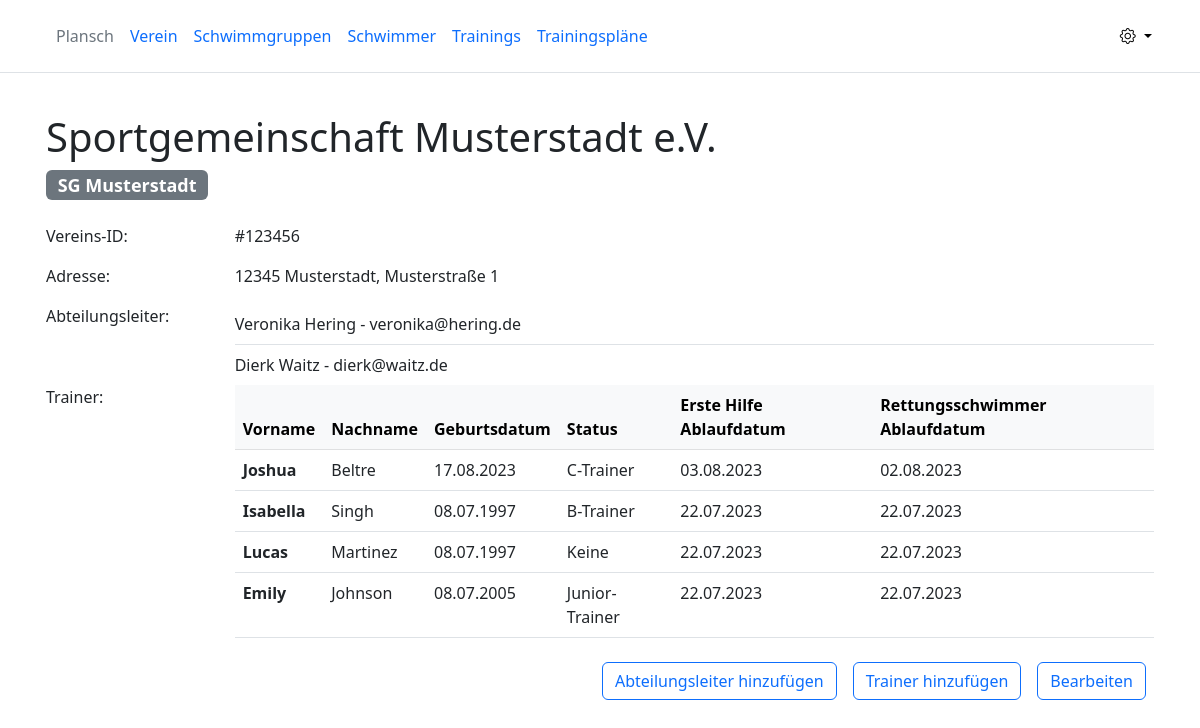
The page /club/ (signed in) on the database its author committed.
### club/models.py (models this page shows, shortened)
class Club(models.Model):
    id = models.CharField(max_length=200, unique=True, primary_key=True, verbose_name='ID')
    name = models.CharField(max_length=200, verbose_name='Name')
    short_name = models.CharField(max_length=100, verbose_name='Kurzer Name')
    department = models.CharField(max_length=200, verbose_name='Abteilung')
    address = models.OneToOneField(Address, on_delete=models.PROTECT, verbose_name='Adresse')

class Address(models.Model):
    postcode = models.CharField(max_length=10, verbose_name='Postleitzahl')
    city_name = models.CharField(max_length=200, verbose_name='Stadt')
    street_name = models.CharField(max_length=200, verbose_name='Straße')
    house_number = models.CharField(max_length=10, verbose_name='Hausnummer')
    def __str__(self):
        return f'{self.postcode} {self.city_name}, \n {self.street_name} {self.house_number}'

class DepartmentManager(models.Model):
    user = models.OneToOneField(User, on_delete=models.SET_NULL, null=True, verbose_name='User')
    email = models.EmailField(verbose_name='Email')
    def __str__(self):
        return f'{self.user.first_name} {self.user.last_name} - {self.email}'

class Trainer(models.Model):
    CHOICES = (
        ('Keine', 'Keine'),
        ('Junior-Trainer', 'Junior-Trainer'),
        ('Trainerassistent', 'Trainerassistent'),
        ('C-Trainer', 'C-Trainer'),
        ('B-Trainer', 'B-Trainer'),
    )
    user = models.OneToOneField(User, on_delete=models.SET_NULL, verbose_name='User', null=True)
    birth_date = models.DateField(blank=True, null=True, verbose_name='Geburtstag')
    education = models.CharField(max_length=200, choices=CHOICES, verbose_name='Status')
    expiry_date_first_aid = models.DateField(verbose_name='Ablaufdatum Erste Hilfe')
    expiry_date_lifeguard = models.DateField(verbose_name='Ablaufdatum Rettungsschwimmer')

### club/views.py (the view)
# urls.py: path('club/', ClubDetail.as_view(), name='club-detail'),
class ClubDetail(PermissionRequiredMixin, DetailView):
    permission_required = "club.view_club"
    model = Club
    def get_object(self, queryset=None):
        object = Club.objects.all().first()
        return object
    def get_context_data(self, **kwargs):
        context = super().get_context_data(**kwargs)
        context['trainer_data'] = Trainer.objects.all()
        context['departmentManager_data'] = DepartmentManager.objects.all()
        return context

### club/templates/club/club_detail.html
{% extends "club/base.html" %}
{% block content %}
    <h1>{{ object.name }}</h1>
    <h4><span class="badge text-bg-secondary">{{ object.short_name }}</span></h4>
    <div class="container px-0 pt-3">
        <div class="row">
            <div class="col-2">
                <p> Vereins-ID: </p>
            </div>
            <div class="col-10">
                <p> {{ object.id }} </p>
            </div>
        </div>
        <div class="row">
            <div class="col-2">
                <p> Adresse: </p>
            </div>
            <div class="col-10">
                <p> {{ object.address }}</p>
            </div>
        </div>
        <div class="row">
            <div class="col-2">
                <p> Abteilungsleiter: </p>
            </div>
            <div class="col-10">
                <ul class="list-group list-group-flush">
                    {% for departmentManager in departmentManager_data %}
                        <a href='{% url 'departmentmanger-update' departmentManager.user.username %}'
                           class="list-group-item list-group-item-action ps-0">{{ departmentManager }}</a>
                    {% endfor %}
                </ul>
            </div>
        </div>
        <div class="row">
            <div class="col-2">
                <p> Trainer: </p>
            </div>
            <div class="col-10 table-responsive" style="overflow-y: auto; max-height: 350px">
                <table class="table table-hover">
                    <thead class="table-light">
                    <tr>
                        <th scope="col"> Vorname</th>
                        <th scope="col"> Nachname</th>
                        <th scope="col"> Geburtsdatum</th>
                        <th scope="col"> Status</th>
                        <th scope="col"> Erste Hilfe Ablaufdatum</th>
                        <th scope="col"> Rettungsschwimmer Ablaufdatum</th>
                    </tr>
                    </thead>
                    <tbody>
                    {% for trainer in trainer_data %}
                        <tr onclick="javascript:location.href='{% url 'trainer-detail' trainer.user.username %}'"
                            style="cursor: pointer">
                            <th scope="row"> {{ trainer.user.first_name }}</th>
                            <td>{{ trainer.user.last_name }}</td>
                            <td>{{ trainer.birth_date|date:"d.m.Y" }}</td>
                            <td>{{ trainer.education }}</td>
                            <td>{{ trainer.expiry_date_first_aid|date:"d.m.Y" }}</td>
                            <td>{{ trainer.expiry_date_lifeguard|date:"d.m.Y" }}</td>
                        </tr>
                    {% endfor %}
                    </tbody>
                </table>
            </div>
        </div>
        <div class="d-flex flex-row-reverse">
            {% if perms.club.change_club %}
                <div class="p-2">
                    <button type="button" class="btn btn-outline-primary"
                            onclick="location.href='{% url 'club-update' %}'">
                        Bearbeiten
                    </button>
                </div>
            {% endif %}
            {% if perms.club.add_trainer %}
                <div class="p-2">
                    <button type="button" class="btn btn-outline-primary"
                            onclick="location.href='{% url 'trainer-create' %}'">
                        Trainer hinzufügen
                    </button>
                </div>
            {% endif %}
            {% if perms.club.add_departmentmanager %}
                <div class="p-2">
                    <button type="button" class="btn btn-outline-primary"
                            onclick="location.href='{% url 'departmentmanger-create' %}'">
                        Abteilungsleiter hinzufügen
                    </button>
                </div>
            {% endif %}
        </div>
    </div>
{% endblock content %}

### club/templates/club/base.html (shortened to what this page needs)
{% load static %}
<!DOCTYPE html>
<html lang="en">
<head>
    <link href="https://cdn.jsdelivr.net/npm/bootstrap@5.3.0-alpha3/dist/css/bootstrap.min.css" rel="stylesheet"
>
    <link rel="stylesheet" href="https://cdn.jsdelivr.net/npm/bootstrap-icons@1.10.4/font/bootstrap-icons.css">
</head>
<body>
<header class="d-flex justify-content-between py-3 mb-4 border-bottom">
    <ul class="nav mb-2 justify-content-center mb-md-0 ps-5">
        <li><a href="/" class="nav-link px-2 link-secondary">Plansch</a></li>
        <li><a href="{% url 'club-detail' %}" class="nav-link px-2">Verein</a></li>
        <li><a href="{% url 'swimmgroup-list' %}" class="nav-link px-2">Schwimmgruppen</a></li>
        <li><a href="{% url 'swimmer-list' %}" class="nav-link px-2">Schwimmer</a></li>
        <li><a href="{% url 'training-calendar' %}" class="nav-link px-2">Trainings</a></li>
        <li><a href="{% url 'trainingplan-list' %}" class="nav-link px-2">Trainingspläne</a></li>
    </ul>
    <div class="me-5 mt-2">
        <div class="flex-shrink-0 dropdown">
            <a href="#" class="d-block link-body-emphasis text-decoration-none dropdown-toggle"
               data-bs-toggle="dropdown" aria-expanded="false">
                <i class="bi bi-gear"></i>
            </a>
        </div>
    </div>
</header>
<main>
    <div class="container p-3">
        {% block content %}{% endblock %}
    </div>
</main>
</body>
</html>

### rows shown on the page
Club: name "Sportgemeinschaft Musterstadt e.V.", short_name "SG Musterstadt", id "#123456", address "12345 Musterstadt, Musterstraße 1"
DepartmentManager: user+email "Veronika Hering - veronika@hering.de"
DepartmentManager: user+email "Dierk Waitz - dierk@waitz.de"
Trainer: user.first_name "Joshua", user.last_name "Beltre", birth_date "17.08.2023", education "C-Trainer", expiry_date_first_aid "03.08.2023", expiry_date_lifeguard "02.08.2023"
Trainer: user.first_name "Isabella", user.last_name "Singh", birth_date "08.07.1997", education "B-Trainer", expiry_date_first_aid "22.07.2023", expiry_date_lifeguard "22.07.2023"
Trainer: user.first_name "Lucas", user.last_name "Martinez", birth_date "08.07.1997", education "Keine", expiry_date_first_aid "22.07.2023", expiry_date_lifeguard "22.07.2023"
Trainer: user.first_name "Emily", user.last_name "Johnson", birth_date "08.07.2005", education "Junior-Trainer", expiry_date_first_aid "22.07.2023", expiry_date_lifeguard "22.07.2023"
